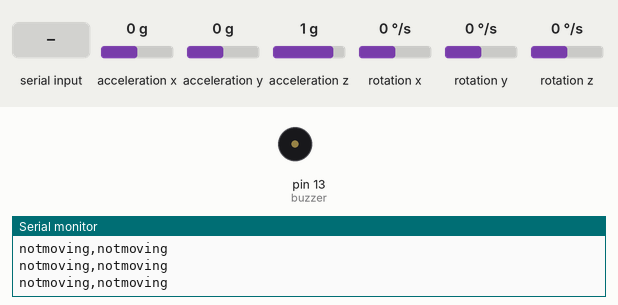
The sketch below on a simulated Arduino Uno, built with avr-gcc and run on an emulated ATmega328P. On the bench: buzzer (waves = sounding, pin HIGH), the last lines printed to the serial monitor. Wiring (inferred from the names in the program): MPU-6050 motion sensor at I2C address 0x68. Inputs (shaded band) come from the test bench; at power-on: acceleration z 1 g, acceleration x 0 g, acceleration y 0 g, rotation x 0 °/s, rotation y 0 °/s, rotation z 0 °/s.

Above: at 1.2 s.
1.3 s: "H" received over Serial
At 1.9 s:
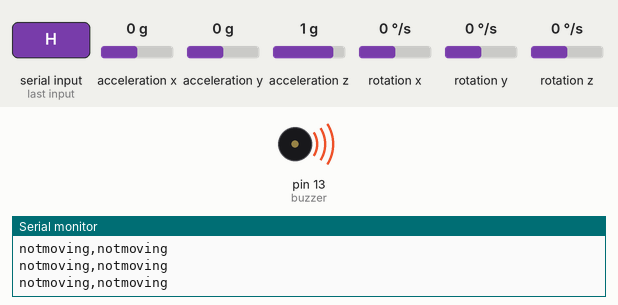
7.1 s: acceleration z set to 0.2 g
8.6 s: acceleration z set to -0.1 g
10.7 s: "L" received over Serial
At 12.1 s:
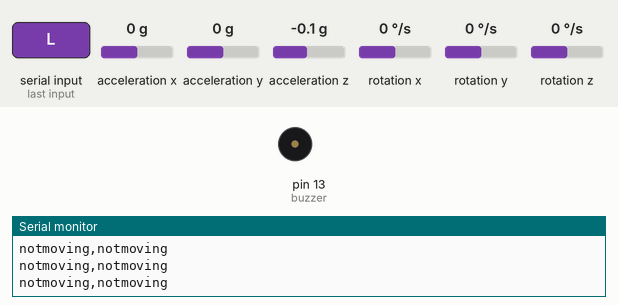
Timing chart, 0 to 13.3 s (numbered marks = the images above; inputs shaded):
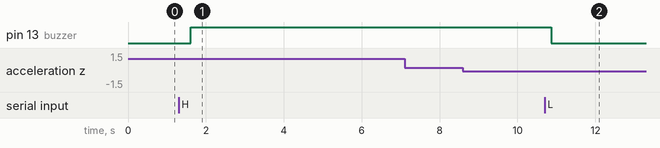

Measured:
- after the input at 1.3 s, pin 13 (buzzer): LOW → HIGH after 0.31 s
- after the input at 10.7 s, pin 13 (buzzer): HIGH → LOW after 0.17 s

The sketch:

gyroBuzzerCodeSnakeComplete.ino
```cpp
/* The Original Source code was taken from https://how2electronics.com/measure-tilt-angle-mpu6050-arduino/
 *  This Source code has been edited by Gindember Diaz in corder to execcuted a specified application.
 *
 *  This revised code uses angle measurements from 6050 gyro and will output a string consiting
 *  of eihter Up,Down,Left,Right. These Strings will serve as inputs for snake.py file.
 *
 */
#include<Wire.h>

const int MPU_addr=0x68;
int16_t AcX,AcY,AcZ,Tmp,GyX,GyY,GyZ;

int buzzer = 13;
int incomingByte = 0;

int minVal=265;
int maxVal=402;

double x;
double y;
double z;

String xValue;
String yValue;

void setup(){
Wire.begin();
Wire.beginTransmission(MPU_addr);
Wire.write(0x6B);
Wire.write(0);
Wire.endTransmission(true);
Serial.begin(9600);
}
void loop(){
Wire.beginTransmission(MPU_addr);
Wire.write(0x3B);
Wire.endTransmission(false);
Wire.requestFrom(MPU_addr,14,true);
AcX=Wire.read()<<8|Wire.read();
AcY=Wire.read()<<8|Wire.read();
AcZ=Wire.read()<<8|Wire.read();
int xAng = map(AcX,minVal,maxVal,-90,90);
int yAng = map(AcY,minVal,maxVal,-90,90);
int zAng = map(AcZ,minVal,maxVal,-90,90);

x= RAD_TO_DEG * (atan2(-yAng, -zAng)+PI);
y= RAD_TO_DEG * (atan2(-xAng, -zAng)+PI);
z= RAD_TO_DEG * (atan2(-yAng, -xAng)+PI);

//Serial.print("AngleX= ");
//Serial.println(x);
if (x < 330 && x > 240){
  xValue = "up";
}
else if ( x < 100 && x >20){
  xValue = "down";
}
else {
  xValue = "notmoving";
}

if ( y < 330 && y > 270){
  yValue = "right";
}
else if (y < 100 && y > 20){
  yValue = "left";
}
else {
  yValue = "notmoving";
}

Serial.print(xValue);
Serial.print(',');
Serial.println(yValue);

delay(400);
pinMode(buzzer,OUTPUT);
if (Serial.available() > 0) {
    // read the incoming byte:
    incomingByte = Serial.read();


    if(incomingByte == 'H') {
      digitalWrite(buzzer, HIGH);
    }
     if(incomingByte == 'L'){
      digitalWrite(buzzer, LOW);
     }


  }


}
```
